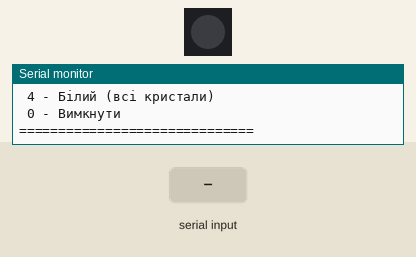
Recording of a program running on a simulated ESP32-C6. On the bench: 1 RGB LEDs in strip order, left to right, the last lines printed to the serial monitor. The inputs (shaded band) are chosen by the test bench. Dim RGB values are drawn brighter than linear; WiFi joins after 1.5 s; servers stay silent unless stated.

Above: at 2.7 s.
2.8 s: "1\n" received over Serial
At 4.0 s:
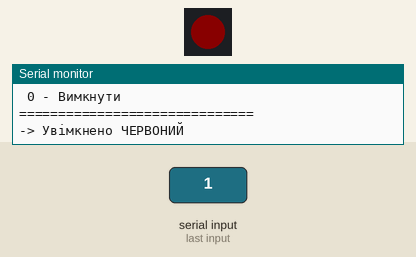
4.3 s: "2\n" received over Serial
At 5.2 s:
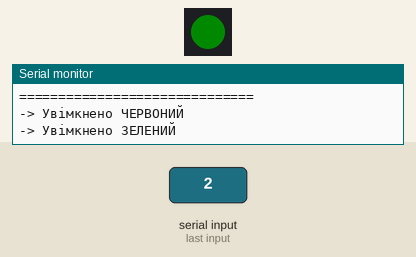
5.8 s: "3\n" received over Serial
At 6.4 s:
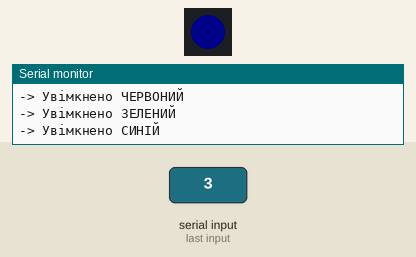
7.3 s: "4\n" received over Serial
At 8.7 s:
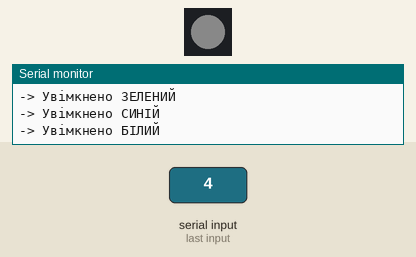
Timing chart, 0 to 9.8 s (numbered marks = the images above; inputs shaded):
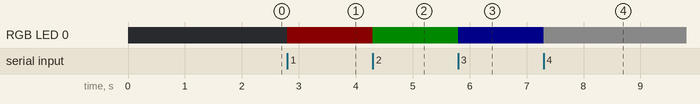

Measured:
- after the input at 2.8 s, RGB LED 0: off → RGB(10, 0, 0) at once
- after the input at 4.3 s, RGB LED 0: RGB(10, 0, 0) → RGB(0, 10, 0) at once
- after the input at 5.8 s, RGB LED 0: RGB(0, 10, 0) → RGB(0, 0, 10) at once
- after the input at 7.3 s, RGB LED 0: RGB(0, 0, 10) → RGB(10, 10, 10) at once

The program:

main.cpp
```cpp
/*
#include <Arduino.h>
#include <DHT.h>
#include <SPI.h>
#include <SD.h>

// ==========================================
// 1. НАЛАШТУВАННЯ ПІНІВ (ЗМІНЮЙТЕ ТУТ)
// ==========================================
// Датчики та керування
const int transistorPin = 2;  // Керування помпою
const int soilSensorPin = 0;   // Аналоговий датчик ґрунту
const int dhtPin        = 15;  // Датчик температури/вологості
const int flowSensorPin = 7;   // Лічильник води (YF-S401)

// Піни для Micro SD адаптера (SPI)
const int sd_SCK  = 19;        // SCK (Clock)
const int sd_MISO = 21;        // MISO (Data Out з карти)
const int sd_MOSI = 22;        // MOSI (Data In в карту)
const int sd_CS   = 18;        // CS (Chip Select)
// ==========================================

#define DHTTYPE DHT11
DHT dht(dhtPin, DHTTYPE);

// Змінні для датчика витрати води
volatile long pulseCount = 0;
unsigned int flowMilliLitres = 0;
unsigned long totalMilliLitres = 0;

// Функція обробки імпульсу
void IRAM_ATTR pulseCounter() {
  pulseCount++;
}

unsigned long lastMsgTime = 0;
const long interval = 5000; // Запис і вивід статусу кожні 5 секунд

void setup() {
  Serial.begin(115200);
  while (!Serial && millis() < 5000) { delay(10); }

  pinMode(transistorPin, OUTPUT);
  digitalWrite(transistorPin, LOW);
  pinMode(soilSensorPin, INPUT);

  pinMode(flowSensorPin, INPUT_PULLUP);
  attachInterrupt(digitalPinToInterrupt(flowSensorPin), pulseCounter, FALLING);

  dht.begin();

  // Ініціалізація користувацького SPI для SD-карти
  SPI.begin(sd_SCK, sd_MISO, sd_MOSI, sd_CS);

  Serial.println("Ініціалізація SD-карти...");
  if (!SD.begin(sd_CS)) {
    Serial.println("[!] Помилка: SD-карту не знайдено!");
  } else {
    Serial.println(">>> SD-карта готова.");

    // Створюємо файл із заголовками, якщо його немає
    File file = SD.open("/datalog.csv", FILE_READ);
    if (!file) {
      file = SD.open("/datalog.csv", FILE_WRITE);
      if (file) {
        file.println("Time(ms),Temp(C),Hum(%),Soil(ADC),Water(ml),Pump");
        file.close();
      }
    } else {
      file.close();
    }
  }

  Serial.println("\n=== СИСТЕМА ГОТОВА ===");
  Serial.println("Команди:");
  Serial.println(" '1' - Увімкнути помпу");
  Serial.println(" '0' - Вимкнути помпу");
  Serial.println(" '2' - Вивантажити дані з SD-карти");
  Serial.println("======================\n");
}

void loop() {
  // 1. КЕРУВАННЯ ТА КОМАНДИ
  if (Serial.available() > 0) {
    char cmd = Serial.read();

    if (cmd == '1') {
      digitalWrite(transistorPin, HIGH);
      Serial.println(">>> КОМАНДА: ПОМПА ВКЛ");
    }
    else if (cmd == '0') {
      digitalWrite(transistorPin, LOW);
      Serial.println(">>> КОМАНДА: ПОМПА ВИКЛ");
    }
    else if (cmd == '2') {
      // Вивантаження файлу
      Serial.println("\n\n--- ПОЧАТОК ЕКСПОРТУ ДАНИХ (datalog.csv) ---");
      File dataFile = SD.open("/datalog.csv", FILE_READ);
      if (dataFile) {
        while (dataFile.available()) {
          Serial.write(dataFile.read()); // Читаємо і відправляємо побайтово
        }
        dataFile.close();
        Serial.println("--- КІНЕЦЬ ЕКСПОРТУ ДАНИХ ---\n\n");
      } else {
        Serial.println("[!] Помилка: Не вдалося відкрити файл для читання.");
      }
    }
  }

  // 2. МОНІТОРИНГ ТА ЗАПИС (кожні 5 сек)
  unsigned long currentMillis = millis();
  if (currentMillis - lastMsgTime >= interval) {

    noInterrupts();
    long currentPulses = pulseCount;
    pulseCount = 0;
    interrupts();

    flowMilliLitres = (currentPulses * 1000) / 5880;
    totalMilliLitres += flowMilliLitres;
    lastMsgTime = currentMillis;

    int soilValue = analogRead(soilSensorPin);
    float h = dht.readHumidity();
    float t = dht.readTemperature();
    bool status = digitalRead(transistorPin);

    // Вивід у термінал
    Serial.println("--- СТАТУС ---");
    Serial.printf("Повітря: %.1f°C, %.1f%%\n", isnan(t)?0:t, isnan(h)?0:h);
    Serial.printf("Ґрунт: %d | Вода: %lu мл | Помпа: %s\n", soilValue, totalMilliLitres, status ? "ON" : "OFF");

    // Запис на SD-карту
    File dataFile = SD.open("/datalog.csv", FILE_APPEND);
    if (dataFile) {
      dataFile.printf("%lu,%.1f,%.1f,%d,%lu,%d\n", currentMillis, isnan(t)?0:t, isnan(h)?0:h, soilValue, totalMilliLitres, status?1:0);
      dataFile.close();
    } else {
      Serial.println("[!] Помилка запису на SD!");
    }
  }
}
  */

#include <Arduino.h>
#include <WiFi.h>
#include <ArduinoOTA.h>
#include <Adafruit_NeoPixel.h>

// --- НАЛАШТУВАННЯ WI-FI ---
const char* ssid = "zaharonuzh 2G";
const char* password = "Zakhar2611";

// --- НАЛАШТУВАННЯ СВІТЛОДІОДА ---
#define RGB_PIN 8
#define NUMPIXELS 1
Adafruit_NeoPixel pixels(NUMPIXELS, RGB_PIN, NEO_GRB + NEO_KHZ800);

void setup() {
  Serial.begin(115200);

  pixels.begin();
  pixels.setBrightness(10);
  pixels.clear();
  pixels.show();

  Serial.println("\n--- ЗАПУСК СИСТЕМИ ---");
  Serial.println("Підключення до Wi-Fi: " + String(ssid));

  WiFi.mode(WIFI_STA);
  WiFi.begin(ssid, password);

  int attempts = 0;
  while (WiFi.status() != WL_CONNECTED && attempts < 20) {
    delay(500);
    Serial.print(".");
    attempts++;
  }

  if (WiFi.status() == WL_CONNECTED) {
    Serial.println("\nУРА! Підключено!");
    Serial.print("IP-адреса вашої ESP32: ");
    Serial.println(WiFi.localIP());

    // Налаштування OTA
    ArduinoOTA.onStart([]() { Serial.println("\nПочаток оновлення OTA..."); });
    ArduinoOTA.onEnd([]() { Serial.println("\nОновлення успішно завершено!"); });
    ArduinoOTA.onProgress([](unsigned int progress, unsigned int total) {
      Serial.printf("Прогрес: %u%%\r", (progress / (total / 100)));
    });
    ArduinoOTA.onError([](ota_error_t error) {
      Serial.printf("Помилка OTA [%u]\n", error);
    });

    ArduinoOTA.begin();
    Serial.println("OTA працює! Готові до прошивки по повітрю.");
  } else {
    Serial.println("\nПОМИЛКА ПІДКЛЮЧЕННЯ WI-FI!");
    Serial.println("Перезавантаження...");
    delay(5000);
    ESP.restart();
  }

  // Виводимо меню для користувача
  Serial.println("\n=== КЕРУВАННЯ СВІТЛОДІОДОМ ===");
  Serial.println(" 1 - Червоний");
  Serial.println(" 2 - Зелений");
  Serial.println(" 3 - Синій");
  Serial.println(" 4 - Білий (всі кристали)");
  Serial.println(" 0 - Вимкнути");
  Serial.println("==============================\n");
}

void loop() {
  // 1. СЛУХАЄМО WI-FI ДЛЯ ПРОШИВКИ (ОБОВ'ЯЗКОВО)
  if (WiFi.status() == WL_CONNECTED) {
    ArduinoOTA.handle();
  }

  // 2. СЛУХАЄМО КАБЕЛЬ (UART) ДЛЯ КОМАНД
  if (Serial.available() > 0) {
    char cmd = Serial.read();

    // Ігноруємо пусті символи від терміналу
    if (cmd == '\n' || cmd == '\r') return;

    if (cmd == '1') {
      pixels.setPixelColor(0, pixels.Color(255, 0, 0)); // (Червоний, Зелений, Синій)
      pixels.show();
      Serial.println("-> Увімкнено ЧЕРВОНИЙ");
    }
    else if (cmd == '2') {
      pixels.setPixelColor(0, pixels.Color(0, 255, 0));
      pixels.show();
      Serial.println("-> Увімкнено ЗЕЛЕНИЙ");
    }
    else if (cmd == '3') {
      pixels.setPixelColor(0, pixels.Color(0, 0, 255));
      pixels.show();
      Serial.println("-> Увімкнено СИНІЙ");
    }
    else if (cmd == '4') {
      pixels.setPixelColor(0, pixels.Color(255, 255, 255)); // Всі на максимум
      pixels.show();
      Serial.println("-> Увімкнено БІЛИЙ");
    }
    else if (cmd == '0') {
      pixels.clear(); // Вимкнути все
      pixels.show();
      Serial.println("-> Світлодіод ВИМКНЕНО");
    }
    else {
      Serial.println("-> Невідома команда! Введіть 1, 2, 3, 4 або 0.");
    }
  }
}
```
